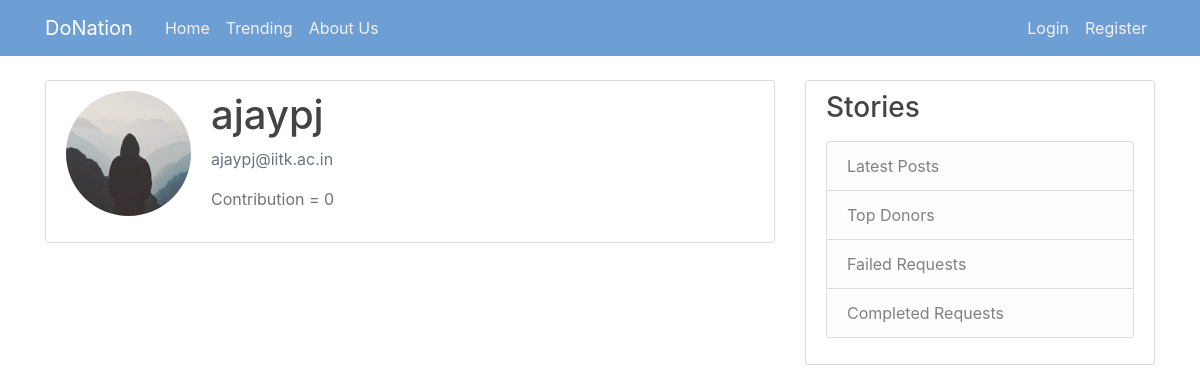
/user/2, run on the app's committed database.
### flaskblog/models.py (models this page shows, shortened)
class User(db.Model, UserMixin):
    id = db.Column(db.Integer, primary_key=True)
    username = db.Column(db.String(20), unique=True, nullable=False)
    email = db.Column(db.String(120), unique=True, nullable=False)
    image_file = db.Column(db.String(20), nullable=False, default='default.jpg')
    password = db.Column(db.String(60), nullable=False)
    posts = db.relationship('Post', backref='author', lazy=True)
    transactions = db.relationship('Transaction', backref='Contributor', lazy=True)
    no_of_succesful_transactions = db.Column(db.Integer,default = 0)
    total_contribution = db.Column(db.Integer,default = 0)

### flaskblog/routes.py (the view)
@app.route("/user/<int:user_id>",methods = [ 'GET', 'POST' ] )
def user(user_id):
    user = User.query.get_or_404(user_id)
    form = UpdateAccountForm()
    form.username.data = user.username
    form.email.data = user.email
    image_file = url_for('static', filename='profile_pics/' + user.image_file)
    return render_template('account.html', title='Account',
                           image_file=image_file, form=form,user=user)

### flaskblog/templates/account.html (shortened to what this page needs)
{% extends "layout.html" %}
{% block content %}
    <div class="content-section">
      <div class="media">
        <img class="rounded-circle account-img" src="{{ image_file }}">
        <div class="media-body">
          <h2 class="account-heading">{{ user.username }}</h2>
          <p class="text-secondary">{{ user.email }}</p>
          <p class="text-secondary">Contribution = {{ user.no_of_succesful_transactions }}</p>
        </div>
	  </div>
    </div>
{% endblock content %}

### flaskblog/static/main.css (style rules this page uses)
body { background-image: url("https://d2v9y0dukr6mq2.cloudfront.net/video/thumbnail/itCjTBE/blue-smooth-flowing-waves-on-light-background-video-animation-hd-1920x1080_v1gtgzrrzg__F0008.png"); color: #333333; margin-top: 5rem; }
h1, h2, h3, h4, h5, h6 { color: #444444; }
.content-section { background: #ffffff; padding: 10px 20px; border: 1px solid #dddddd; border-radius: 3px; margin-bottom: 20px; }
.account-img { height: 125px; width: 125px; margin-right: 20px; margin-bottom: 16px; }
.account-heading { font-size: 2.5rem; }
*, *:before, *:after { box-sizing: border-box; }

### data on the page
User: username "ajaypj", email "ajaypj@iitk.ac.in", no_of_succesful_transactions "0"
